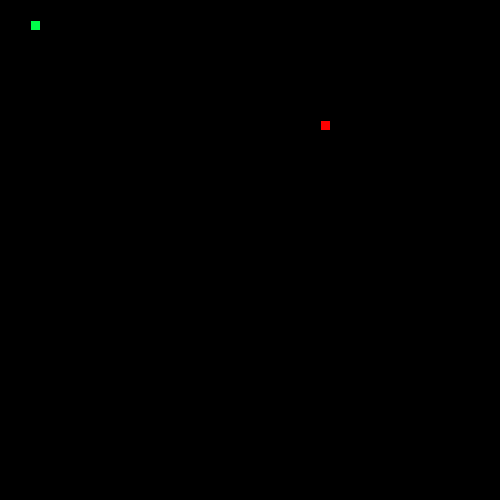
Frame 1 (no input)
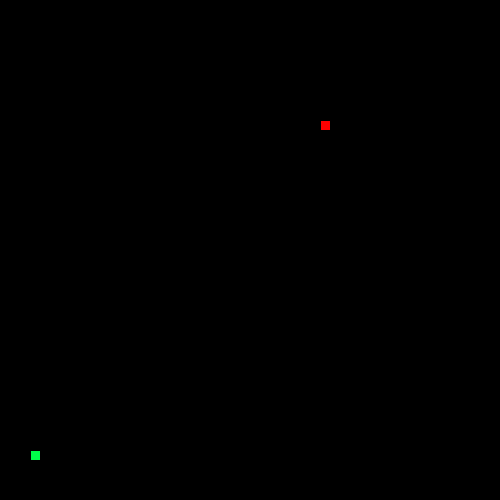
Frame 60 (the mouse pressed at the canvas centre just before this capture)
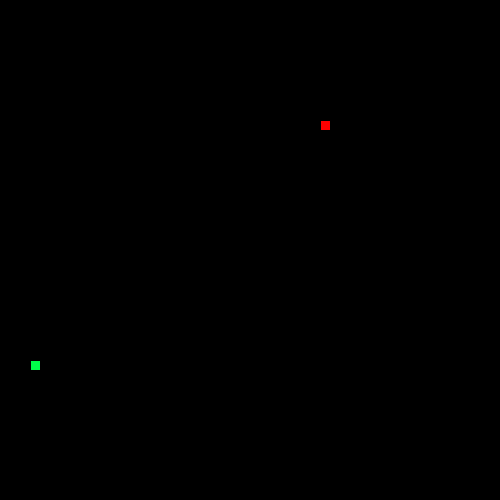
Frame 120 (the mouse held since frame 60 and released just before this capture)

The Processing sketch that drew these frames (run headless with seeded random() and noise(); from frame 60 on, the mouse is pressed at the canvas centre):

// Processing sketch: LeagueSnake
// ── LeagueSnake.pde
//*
// ***** SEGMENT CLASS *****
// This class will be used to represent each part of the moving snake.
//*

class Segment {

//Add x and y member variables. They will hold the corner location of each segment of the snake.
int x;
int y;

// Add a constructor with parameters to initialize each variable.
Segment(int startX, int startY){
  x = startX;
  y = startY;


}

}

//*
// ***** GAME VARIABLES *****
// All the game variables that will be shared by the game methods are here
//*

Segment head;
int foodX;
int foodY;

int direction = UP;
int eaten = 0;

ArrayList <Segment> tail = new ArrayList<Segment>();

//*
// ***** SETUP METHODS *****
// These methods are called at the start of the game.
//*

void setup() {
  size(500, 500);
  head = new Segment(30, 30);
  frameRate(20);
  dropFood();
}

void dropFood() {
  //Set the food in a new random location
    foodX = (int)random(50)*10;
    foodY = (int)random(50)*10;
}



//*
// ***** DRAW METHODS *****
// These methods are used to draw the snake and its food 
//*

void draw() {
  background(#000000);
  move();
  drawFood();
  drawSnake();
  eat();
}

void drawFood() {
  //Draw the food
  fill(#FF0000);
  rect(foodX, foodY, 10, 10);
}

void drawSnake() {
  //Draw the head of the snake followed by its tail
  fill(#00FF4A);
  rect(head.x, head.y, 10, 10);
  manageTail();
}


//*
// ***** TAIL MANAGEMENT METHODS *****
// These methods make sure the tail is the correct length.
//*

void drawTail() {
  //Draw each segment of the tail 
for(int i = 0; i<tail.size(); i++){
  rect(tail.get(i).x, tail.get(i).y, 10, 10);
  }
}

void manageTail() {
  //After drawing the tail, add a new segment at the "start" of the tail and remove the one at the "end" 
  //This produces the illusion of the snake tail moving.
  
  checkTailCollision();
  drawTail();
  tail.add(new Segment(head.x, head.y));
  tail.remove(0);
  
  
}

void checkTailCollision() {
  //If the snake crosses its own tail, shrink the tail back to one segment
  boolean check = false;
  for(int i = 0; i<tail.size(); i++){
    if(head.x == tail.get(i).x && head.y == tail.get(i).y){
      check = true;
    }
  }
  if(check){
    eaten = 1;
    tail.clear();
    tail.add(new Segment(head.x, head.y));
  }
}



//*
// ***** CONTROL METHODS *****
// These methods are used to change what is happening to the snake
//*

void keyPressed() {
  //Set the direction of the snake according to the arrow keys pressed
  if (key == CODED) {
    if (keyCode == UP && direction != DOWN) {
      direction = UP;
    } else if (keyCode == DOWN && direction != UP) {
      direction = DOWN;
    } else if(keyCode == LEFT && direction != RIGHT){
      direction = LEFT;
    }else if(keyCode == RIGHT && direction != LEFT){
      direction = RIGHT;
    }
  } 
}

void move() {
  //Change the location of the Snake head based on the direction it is moving.
  
    
  switch(direction) {
  case UP:
    head.y = head.y - 10;
    break;
  case DOWN:
    head.y = head.y + 10;
    break;
  case LEFT:
   head.x = head.x - 10;
    break;
  case RIGHT:
    head.x = head.x + 10;
    break;
  }
  
  
  checkBoundaries();
  
}

void checkBoundaries() {
 //If the snake leaves the frame, make it reappear on the other side
 if(head.x < 0){
   head.x = 500;
 }
 if(head.x > 500){
   head.x = 0;
 }
 if(head.y < 0){
   head.y = 500;
 }
 if(head.y > 500){
   head.y = 0;
 }
}



void eat() {
  //When the snake eats the food, its tail should grow and more food appear
  if(head.x == foodX && head.y == foodY){
    eaten++;
    dropFood();
    tail.add(new Segment(head.x, head.y));
  }

}
